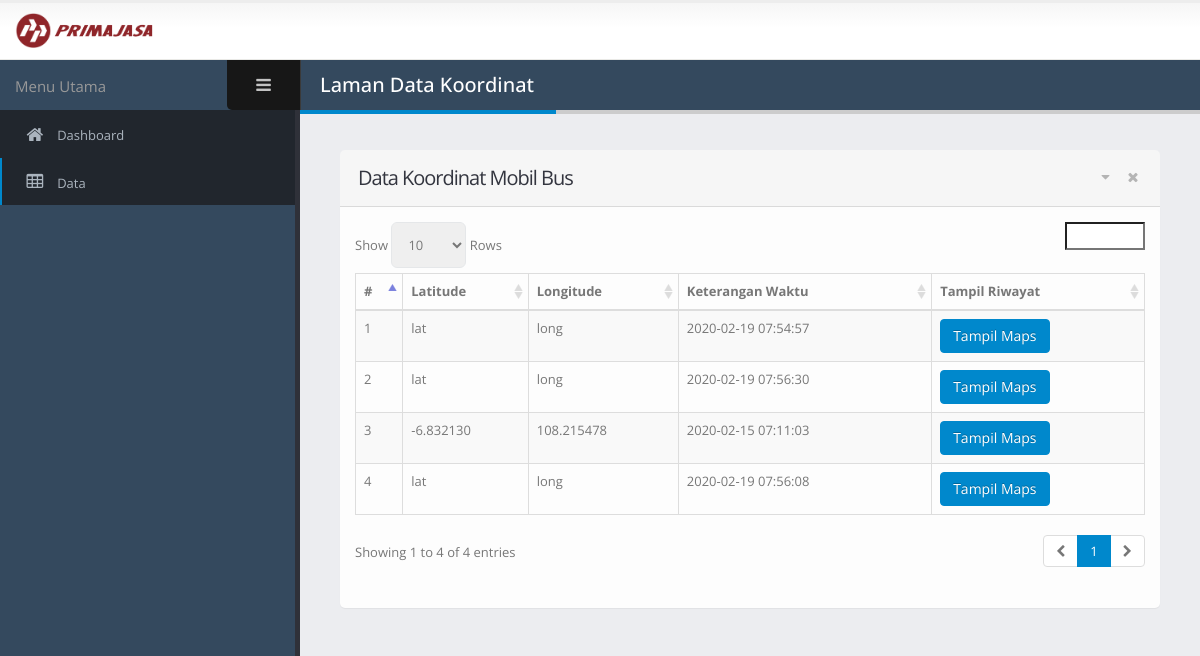
/index.php/data, run on the app's committed database.
### tables this page shows
CREATE TABLE `tbl_sensor` (
  `id_log` int(11) NOT NULL,
  `id_sensor` int(11) NOT NULL,
  `latitude` varchar(60) NOT NULL,
  `longitude` varchar(60) NOT NULL,
  `ket_waktu` timestamp NOT NULL DEFAULT CURRENT_TIMESTAMP
);

### application/controllers/Data.php (called while the page is built, shortened)
<?php
class Data extends CI_Controller {
	function __construct()
	{
		$this->load->model('m_data');
	}
	public function index()
	{
		$this->session->set_userdata(array('location' => 'Laman Data Koordinat','level' => 'Admin','url' => 'data/index'));
		$data['sess_location'] = $this->session->userdata('location');
		$data['sess_level'] = $this->session->userdata('level');
		$data['sess_url'] = $this->session->userdata('url');
		$data['sensor'] = $this->m_data->get_data_table();
		$data['tampilan'] = 'v_tabel';
		$this->load->view('layout/master', $data);
	}
}
?>

### index.php (called while the page is built, shortened)
<?php
require_once BASEPATH.'core/CodeIgniter.php';

### application/models/M_data.php (called while the page is built, shortened)
<?php
class M_data extends CI_model {
	public function get_data_table()
	{
		$this->db->from('tbl_sensor');
		$this->db->order_by('id_sensor','desc');
		$query = $this->db->get();
		return $query;
	}
}
?>

### application/views/laman/v_tabel.php (the view, shortened to what this page needs)
	<div class="row">
		<div class="col-md-12">
			<section class="panel">
				<header class="panel-heading">
					<div class="panel-actions">
						<a href="#" class="fa fa-caret-down"></a>
						<a href="#" class="fa fa-times"></a>
					</div>
					<h2 class="panel-title">Data Koordinat Mobil Bus</h2>
				</header>
				<div class="panel-body">
					<div class="table-responsive">
						<table id="datatable-default" class="table table-bordered table-striped mb-none">
							<thead>
								<tr>
									<th>#</th>
									<th>Latitude</th>
									<th>Longitude</th>
									<th>Keterangan Waktu</th>
									<th>Tampil Riwayat</th>
								</tr>
							</thead>
							<tbody>
								<?php $no = 1; foreach ($sensor->result() as $data) {?>
								<tr>
									<td><?php echo $no++; ?></td>
									<td><?php echo $data->latitude; ?></td>
									<td><?php echo $data->longitude; ?></td>
									<td><?php echo $data->ket_waktu; ?></td>
									<?php
										$waktu = date_create($data->ket_waktu);
										$tahun = date_format($waktu,'Y');
										$bulan = date_format($waktu,'m');
										$tanggal = date_format($waktu,'d');
										$j = date_format($waktu,'H');
										$m = date_format($waktu,'i');
										$d = date_format($waktu,'s');
									?>
									<td><button class="btn btn-md btn-primary" onclick="tampilModal(<?php echo $data->latitude.",".$data->longitude.",".$tahun.",".$bulan.",".$tanggal.",".$j.",".$m.",".$d; ?>);">Tampil Maps</button></td>
								</tr>
								<?php
								}
								?>
							</tbody>
						</table>
					</div>
				</div>
			</section>
		</div>
	</div>
<link rel="stylesheet" type="text/css" href="map-icons-master/dist/css/map-icons.css">

### application/views/layout/master.php (shortened to what this page needs)
<!doctype html>
<html class="fixed">
	<head>
		<?php $this->load->view('layout/head'); ?>
	</head>
	<body>
		<section class="body">
			 <?php $this->load->view('layout/header'); ?>
			<div class="inner-wrapper">
				<?php $this->load->view('layout/sidebar'); ?>
				<section role="main" class="content-body">
					<header class="page-header">
						<h2><?php echo @$sess_location;?></h2>
					</header>
					<?php $this->load->view('laman/'.$tampilan); ?>
				</section>
			</div>
		</section>
	</body>
</html>

### application/views/layout/head.php (shortened to what this page needs)
<link rel="stylesheet" href="<?php echo base_url('assets/vendor/bootstrap/css/bootstrap.css'); ?>" />
<link rel="stylesheet" href="<?php echo base_url('assets/vendor/font-awesome/css/font-awesome.css'); ?>" />
<link rel="stylesheet" href="<?php echo base_url('assets/vendor/magnific-popup/magnific-popup.css'); ?>" />
<link rel="stylesheet" href="<?php echo base_url('assets/vendor/bootstrap-datepicker/css/datepicker3.css'); ?>" />
<link rel="stylesheet" href="<?php echo base_url('assets/vendor/jquery-ui/css/ui-lightness/jquery-ui-1.10.4.custom.css'); ?>" />
<link rel="stylesheet" href="<?php echo base_url('assets/vendor/bootstrap-multiselect/bootstrap-multiselect.css'); ?>" />
<link rel="stylesheet" href="<?php echo base_url('assets/vendor/morris/morris.css'); ?>" />
<link rel="stylesheet" href="<?php echo base_url('assets/stylesheets/theme.css'); ?>" />
<link rel="stylesheet" href="<?php echo base_url('assets/stylesheets/skins/default.css'); ?>" />
<link rel="stylesheet" href="<?php echo base_url('assets/stylesheets/theme-custom.css'); ?>">
<link rel="stylesheet" href="<?php echo base_url('assets/stylesheets/theme-custom.css'); ?>" />
<link rel="stylesheet" href="<?php echo base_url('assets/vendor/select2/select2.css');?>" />
<link rel="stylesheet" href="<?php echo base_url('assets/vendor/jquery-datatables-bs3/assets/css/datatables.css');?>" />

### application/views/layout/header.php (shortened to what this page needs)
<header class="header">
	<div class="logo-container">
		<a href="../" class="logo">
			<img src="<?php echo base_url('assets/images/primajasa1.png'); ?>" height="35" alt=" Admin" />
		</a>
	</div>
</header>

### application/views/layout/sidebar.php
<?php $segment = $this->uri->segment('1'); ?>
<aside id="sidebar-left" class="sidebar-left">
	<div class="sidebar-header">
		<div class="sidebar-title text-muted">
			Menu Utama
		</div>
		<div class="sidebar-toggle hidden-xs" data-toggle-class="sidebar-left-collapsed" data-target="html" data-fire-event="sidebar-left-toggle">
			<i class="fa fa-bars" aria-label="Toggle sidebar"></i>
		</div>
	</div>
	<div class="nano">
		<div class="nano-content">
			<nav id="menu" class="nav-main" role="navigation">
				<ul class="nav nav-main">
					<li  class="nav-expanded <?php if($segment == 'dashboard'){echo "nav-active";} ?>">
						<a href="<?php echo site_url('dashboard'); ?>">
							<i class="fa fa-home" aria-hidden="true"></i>
							<span>Dashboard</span>
						</a>
					</li>
					<li  class="nav-expanded <?php if($segment == 'data'){echo "nav-active";} ?>">
						<a href="<?php echo site_url('data'); ?>">
							<i class="fa fa-table" aria-hidden="true"></i>
							<span>Data</span>
						</a>
					</li>
				</ul>
			</nav>
			<hr class="separator" />
		</div>
	</div>
</aside>

### assets/stylesheets/skins/default.css (style rules this page uses)
a, .btn-link { color: #0088cc; }
body .btn-primary { color: #ffffff; text-shadow: 0 -1px 0 rgba(0, 0, 0, 0.25); background-color: #0088cc; border-color: #0088cc; }
.page-header h2 { border-bottom-color: #0088cc; }
ul.nav-main > li.nav-active > a { box-shadow: 2px 0 0 #0088cc inset; }

### data on the page
tbl_sensor: latitude "lat", longitude "long", ket_waktu "2020-02-19 07:54:57"
tbl_sensor: latitude "lat", longitude "long", ket_waktu "2020-02-19 07:56:30"
tbl_sensor: latitude "-6.832130", longitude "108.215478", ket_waktu "2020-02-15 07:11:03"
tbl_sensor: latitude "lat", longitude "long", ket_waktu "2020-02-19 07:56:08"
